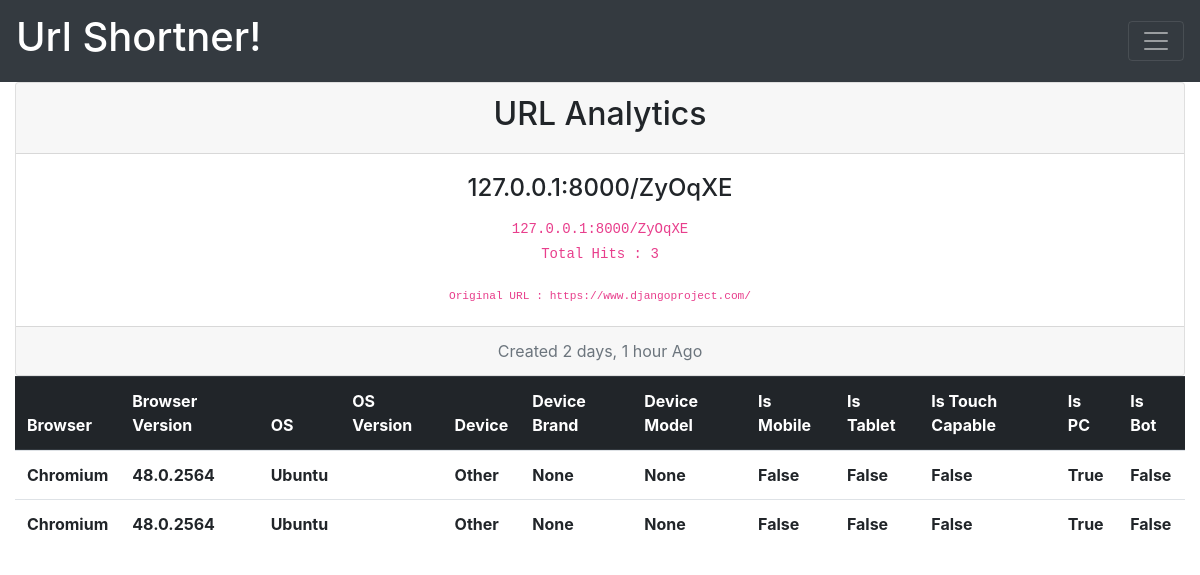
The app's page /tableview/21 with its own data.
### st/models.py (models this page shows, shortened)
class Shortner(models.Model):
	url_field         = models.CharField(max_length=300)
	shortcode         = models.CharField(max_length=6,blank=True , null = True)
	created	          = models.DateTimeField(auto_now_add=True)
	updated           = models.DateTimeField(auto_now=True)
	count             = models.IntegerField(default=0)
	def get_short_url(self):
		return '127.0.0.1:8000/%s' %(self.shortcode)

class Analytic(models.Model):
	url               = models.ForeignKey(Shortner,related_name='analytic',on_delete=models.CASCADE,)
	browser	  		  = models.CharField(max_length=300,blank=True,null=True)
	browser_version	  = models.CharField(max_length=300,blank=True,null=True)
	os                = models.CharField(max_length=300,blank=True,null=True)
	os_version        = models.CharField(max_length=300,blank=True,null=True)
	device            = models.CharField(max_length=300,blank=True,null=True)
	device_brand      = models.CharField(max_length=300,blank=True,null=True)
	device_model      = models.CharField(max_length=300,blank=True,null=True)
	is_mobile         = models.NullBooleanField()
	is_tablet         = models.NullBooleanField()
	is_touch_capable  = models.NullBooleanField()
	is_pc             = models.NullBooleanField()
	is_bot            = models.NullBooleanField()

### st/views.py (the view)
# urls.py: url(r'^tableview/(?P<id>\d+)$', analytic_view_table, name='analytic_view_table'),
def analytic_view_table(request,id=None):
	obj=get_object_or_404(Shortner,id=id)
	analytic = Analytic.objects.filter(url=obj)
	context={'object':obj,'analytic':analytic}
	return render(request,'tableview.html',context)

### templates/tableview.html (shortened to what this page needs)
{% extends 'base.html' %}
{% block content %}
<div class="container-fluid">
	<div class="card text-center">
  <div class="card-header">
    <h2>URL Analytics</h2>
  </div>
  <div class="card-body">
    <h4 class="card-title"  >{{object.get_short_url}}</h4>
    <code>{{object.get_short_url}}</code>
    <p class="card-text"><code>Total Hits : {{object.count}}</code></p>
    <code><small>Original URL : {{object.url_field}}</small></code><br>
   </div>
  <div class="card-footer text-muted">
    Created {{object.created | timesince}} Ago
  </div>
</div>
{% if analytic  %}
<table class="table">
  <thead class="thead-dark">
      <th scope="col">Browser</th>
      <th scope="col">Browser Version</th>
      <th scope="col">OS</th>
      <th scope="col">OS Version</th>
      <th scope="col">Device</th>
      <th scope="col">Device Brand</th>
      <th scope="col">Device Model</th>
      <th scope="col">Is Mobile</th>
      <th scope="col">Is Tablet</th>
      <th scope="col">Is Touch Capable</th>
      <th scope="col">Is PC</th>
      <th scope="col">Is Bot</th>
  </thead>
  <tbody>
  	<tr>{% for obj in analytic %}
    <tr>
      <th scope="row">{{obj.browser}}</th>
      <th scope="row">{{obj.browser_version}}</th>
      <th scope="row">{{obj.os}}</th>
      <th scope="row">{{obj.os_version}}</th>
      <th scope="row">{{obj.device}}</th>
      <th scope="row">{{obj.device_brand}}</th>
      <th scope="row">{{obj.device_model}}</th>
      <th scope="row">{{obj.is_mobile}}</th>
      <th scope="row">{{obj.is_tablet}}</th>
      <th scope="row">{{obj.is_touch_capable}}</th>
      <th scope="row">{{obj.is_pc}}</th>
      <th scope="row">{{obj.is_bot}}</th>
    </tr>
  {%  endfor %}
  </tbody>
</table>{% else %}
<div class="alert alert-info" role="alert" align="text-center">
  <p class="text-center">No Hits Yet, Start Sharing with friends!</p>
</div>
</div>
{% endif %}
{% endblock %}

### records on screen
Shortner: get_short_url "127.0.0.1:8000/ZyOqXE", count "3", url_field "https://www.djangoproject.com/", created "2 days, 1 hour"
Analytic: browser "Chromium", browser_version "48.0.2564", os "Ubuntu", device "Other", device_brand "None", device_model "None", is_mobile "False", is_tablet "False", is_touch_capable "False", is_pc "True", is_bot "False"
Analytic: browser "Chromium", browser_version "48.0.2564", os "Ubuntu", device "Other", device_brand "None", device_model "None", is_mobile "False", is_tablet "False", is_touch_capable "False", is_pc "True", is_bot "False"
